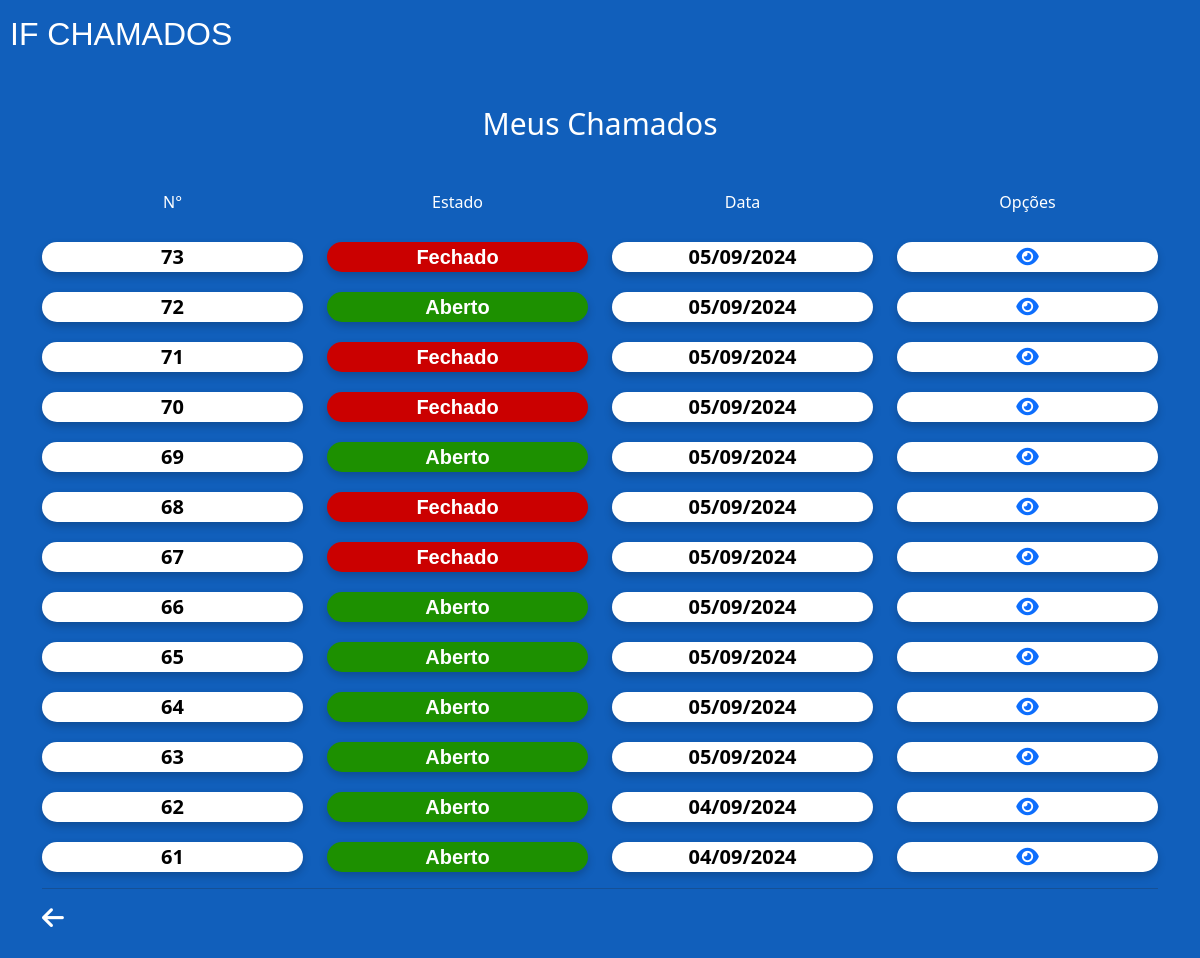
Before: /if-dados/meus-chamados/ (signed in) with the older database file.
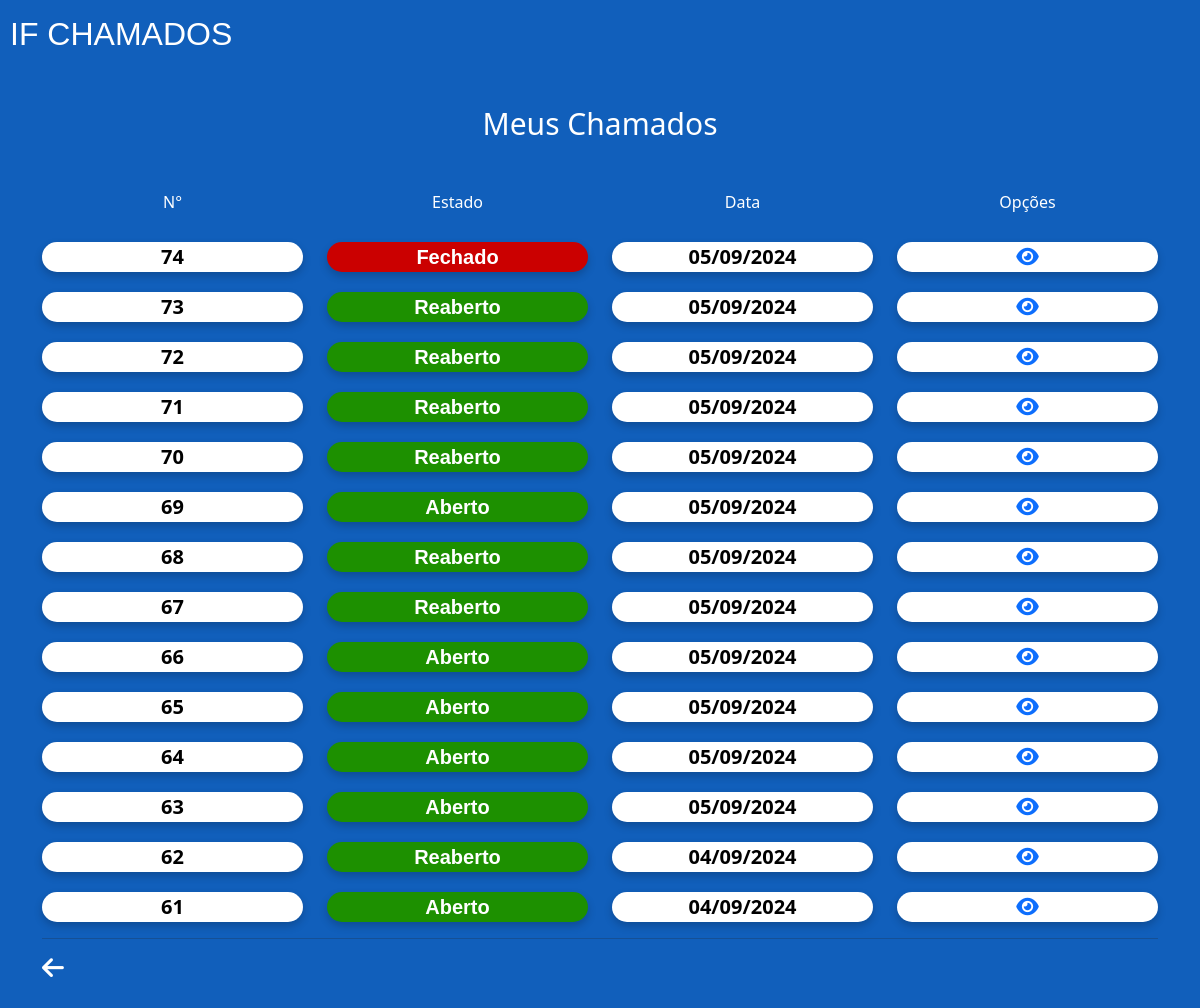
After: the same page with the newer database file.
### if_dados/models.py (models this page shows, shortened)
class Chamado(models.Model):
    class Status(models.TextChoices):
        ABERTO = 'Aberto', 'Aberto'
        FECHADO = 'Fechado', 'Fechado'
        PENDENTE = 'Pendente', 'Pendente'
        REABERTO = 'Reaberto', 'Reaberto'
    usuario = models.ForeignKey(settings.AUTH_USER_MODEL, on_delete=models.CASCADE, default=1)
    status = models.CharField(max_length=10, choices=Status.choices, default=Status.ABERTO)
    departamento = models.CharField(max_length=255)
    sala = models.CharField(max_length=255)
    descricao_problema = models.TextField()
    patrimonio = models.CharField(max_length=50, blank=True, null=True)
    data_abertura = models.DateTimeField(default=timezone.now)
    data_fechamento = models.DateTimeField(blank=True, null=True)
    data_modificacao = models.DateTimeField(blank=True, null=True)
    data_reabertura = models.DateTimeField(blank=True, null=True)
    equipamento = models.CharField(max_length=255, blank=True, null=True)
    especialidade = models.ManyToManyField(Especialidade, blank=True)
    relato_tecnico = models.TextField(blank=True)

### if_dados/views.py (the view)
# urls.py: path('meus-chamados/', views.meus_chamados, name='meus_chamados'),
@login_required
def meus_chamados(request):
    chamados = Chamado.objects.filter(usuario=request.user).order_by('-data_abertura')
    return render(request, 'meus-chamados.html', {'chamados': chamados})

### if_dados/templates/meus-chamados.html (shortened to what this page needs)
{% load static %}
<!DOCTYPE html>
<html lang="pt-br">
<head>
    <link href="https://cdn.jsdelivr.net/npm/bootstrap@5.3.2/dist/css/bootstrap.min.css" rel="stylesheet">
    <link rel="stylesheet" type="text/css" href="{% static 'css/style.css' %}">
</head>
<body>
    <div class="container-geral">
        <div class="logo text-white">IF CHAMADOS</div>
        <div class="container">
            <h1 class="text-center text-white mt-5 mb-5">Meus Chamados</h1>
            <div class="row mt-5 header-row">
                <div class="col-3 text-center text-white">
                    <div>N°</div>
                </div>
                <div class="col-3 text-center text-white">
                    <div>Estado</div>
                </div>
                <div class="col-3 text-center text-white">
                    <div>Data</div>
                </div>
                <div class="col-3 text-center text-white">
                    <div>Opções</div>
                </div>
            </div>
            <div class="row mt-2">
                {% for chamado in chamados %}
                <div class="col-3 text-center text-white">
                    <div class="numero-chamado">{{ chamado.id }}</div>
                </div>
                <div class="col-3 text-center text-white">
                    <div class="{% if chamado.status == 'Fechado' %}estado-fechado{% elif chamado.status == 'Reaberto' %}estado-aberto{% else %}estado-aberto{% endif %}">
                        {% if chamado.status == 'Reaberto' %}Reaberto{% else %}{{ chamado.status }}{% endif %}
                    </div>
                </div>
                <div class="col-3 text-center text-white">
                    <div class="numero-chamado">{{ chamado.data_abertura|date:"d/m/Y" }}</div>
                </div>
                <div class="col-3 text-center text-white">
                    <div class="numero-chamado">
                        {% if chamado.status == 'Fechado' %}
                        <a href="{% url 'detalhes_do_chamado_fechado' id=chamado.id %}">
                            <i class="fa-solid fa-eye icone-olho"></i>
                        </a>
                        {% else %}
                        <a href="{% url 'detalhes_do_chamado_aberto' id=chamado.id %}">
                            <i class="fa-solid fa-eye icone-olho"></i>
                        </a>
                        {% endif %}
                    </div>
                </div>
                {% endfor %}
            </div>
            <hr>
            <div class="container-botao-voltar mt-4">
                <div class="icone-voltar">
                    <a href="{% url 'chamados' %}"><i class="fas fa-arrow-left text-white"></i></a>
                </div>
            </div>
        </div>
    </div>
</body>
</html>

### if_app/static/css/style.css (style rules this page uses)
body { padding: 10px; background: #115FBB; }
a { text-decoration: none; }
.logo { font-size: 32px; font-family: 'Franklin Gothic Medium', 'Arial Narrow', Arial, sans-serif; }
.icone-voltar { position: relative; margin-bottom: 0rem; }
.icone-voltar i { position: absolute; font-size: 25px; top: 70%; transform: translateY(-50%); }
.container-botao-voltar, .container-botao-enviar { height: 50px; position: relative; }
.numero-chamado { border-radius: 20px; font-weight: 600; font-size: 20px; margin-top: 20px; color: #000; box-shadow: 0 4px 8px rgba(0, 0, 0, 0.2); background: #FFF; }
.estado-aberto { border-radius: 20px; font-family: Arial, Helvetica, sans-serif; font-weight: 600; font-size: 20px; margin-top: 20px; box-shadow: 0 4px 8px rgba(0, 0, 0, 0.2); background: #1D9000; }
.estado-fechado { border-radius: 20px; font-family: Arial, Helvetica, sans-serif; font-weight: 600; font-size: 20px; margin-top: 20px; box-shadow: 0 4px 8px rgba(0, 0, 0, 0.2); background: #CB0000; }
.icone-olho { background-color: #fff; }
h1 { font-size: 30px; }
hr { padding: 2.5px; }

Changed rows visible on the page:
added Chamado: id "74", status "Fechado", data_abertura "05/09/2024"
changed Chamado id 73: status "Fechado" → (not shown); now shows "Reaberto"
changed Chamado id 72: status "Aberto" → (not shown); now shows "Reaberto"
changed Chamado id 71: status "Fechado" → (not shown); now shows "Reaberto"
changed Chamado id 70: status "Fechado" → (not shown); now shows "Reaberto"
changed Chamado id 68: status "Fechado" → (not shown); now shows "Reaberto"
changed Chamado id 67: status "Fechado" → (not shown); now shows "Reaberto"
changed Chamado id 62: status "Aberto" → (not shown); now shows "Reaberto"
